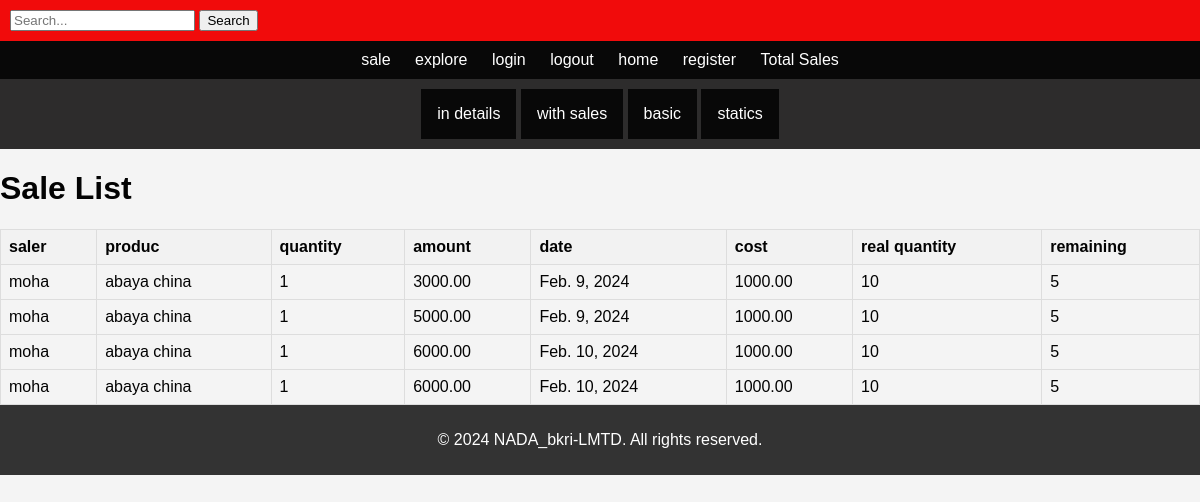
The app's page /list_sale/ with its own data.
### prd/models.py (models this page shows, shortened)
class Sale(models.Model):
    product = models.ForeignKey(Product, on_delete=models.CASCADE)
    staff = models.ForeignKey(Staff, on_delete=models.CASCADE)
    quantity_sold = models.PositiveIntegerField()
    partial_amount_paid = models.DecimalField(max_digits=10, decimal_places=2, default=0)
    sale_date = models.DateField(default=timezone.now)
    sold_amount = models.DecimalField(max_digits=10, decimal_places=2, null=True)
    customer_name = models.CharField(max_length=50, null=True,blank=True)
    is_loan = models.BooleanField(default=False)

class Staff(models.Model):
    SHOP = 'Shop'
    STORE = 'Store'
    LOCATION_CHOICES = [
        (SHOP, 'Shop'),
        (STORE, 'Store'),
    ]
    user = models.OneToOneField(User, on_delete=models.CASCADE,null=True)
    first_name = models.CharField(max_length=255)
    last_name = models.CharField(max_length=255)
    email = models.EmailField(unique=True)
    salary = models.PositiveIntegerField(default=0)
    position = models.CharField(
        max_length=5,
        choices=LOCATION_CHOICES,
        default=SHOP,
    )
    phone_num = models.CharField(max_length=10, null=True)
    national_id = models.CharField(max_length=10, null=True, blank=True)
    profile_picture = models.ImageField(upload_to='staff_profile_pics/', blank=True, null=True)

class Product(models.Model):
    name = models.CharField(max_length=255, unique=True)
    category = models.ForeignKey(Category, on_delete=models.CASCADE)
    description = models.TextField(blank=True, null=True)
    price = models.DecimalField(max_digits=10, decimal_places=2)
    first_quantity = models.PositiveIntegerField(default=0)
    quantity_available = models.PositiveIntegerField(default=0)
    customer_name = models.CharField(max_length=255, blank=True)
    is_loan = models.BooleanField(default=False)

### prd/views.py (the view)
# urls.py: path('list_sale/', list_sales, name='list_sale'),
def list_sales(request):
    sales = Sale.objects.filter(is_loan=False)
    return render(request, 'prd/list_sale.html',{'sales':sales})

### prd/templates/prd/list_sale.html (shortened to what this page needs)
{% extends 'base.html' %}
{% block content %}
    <h1>Sale List</h1>
    <table border="1">
        <thead>
            <tr>
                <th>saler</th>
                <th>produc</th>
                <th>quantity</th>
                <th>amount</th>
                <th>date</th>
                <th>cost</th>
                <th> real quantity</th>
                <th>remaining</th>
            </tr>
        </thead>
        <tbody>
            {% for sale in sales %}
            <tr>
                <td>{{ sale.staff.user}}</td>
                <td>{{ sale.product.name }}</td>
                <td>{{ sale.quantity_sold }}</td>
                <td>{{ sale.sold_amount }}</td>
                <td>{{ sale.sale_date }}</td>
                <td>{{ sale.product.price }}</td>
                <td>{{ sale.product.first_quantity }}</td>
                <td>{{ sale.product.quantity_available }}</td>
            </tr>
            {% endfor %}
        </tbody>
    </table>
{% endblock %}

### prd/templates/base.html (style rules this page uses)
body { font-family: 'Franklin Gothic Medium', 'Arial Narrow', Arial, sans-serif; font-size: 16px; margin: 0; padding: 0; background-color: #f4f4f4; color: #030303; }

### prd/templates/prd/list_sale.html (style rules this page uses)
table { width: 100%; border-collapse: collapse; margin-top: 20px; }
th, td { border: 1px solid #ddd; padding: 8px; text-align: left; }
th { background-color: #f2f2f2; }

### records on screen
Sale: staff.user "moha", product.name "abaya china", quantity_sold "1", sold_amount "3000.00", sale_date "Feb. 9, 2024", product.price "1000.00", product.first_quantity "10", product.quantity_available "5"
Sale: staff.user "moha", product.name "abaya china", quantity_sold "1", sold_amount "5000.00", sale_date "Feb. 9, 2024", product.price "1000.00", product.first_quantity "10", product.quantity_available "5"
Sale: staff.user "moha", product.name "abaya china", quantity_sold "1", sold_amount "6000.00", sale_date "Feb. 10, 2024", product.price "1000.00", product.first_quantity "10", product.quantity_available "5"
Sale: staff.user "moha", product.name "abaya china", quantity_sold "1", sold_amount "6000.00", sale_date "Feb. 10, 2024", product.price "1000.00", product.first_quantity "10", product.quantity_available "5"
